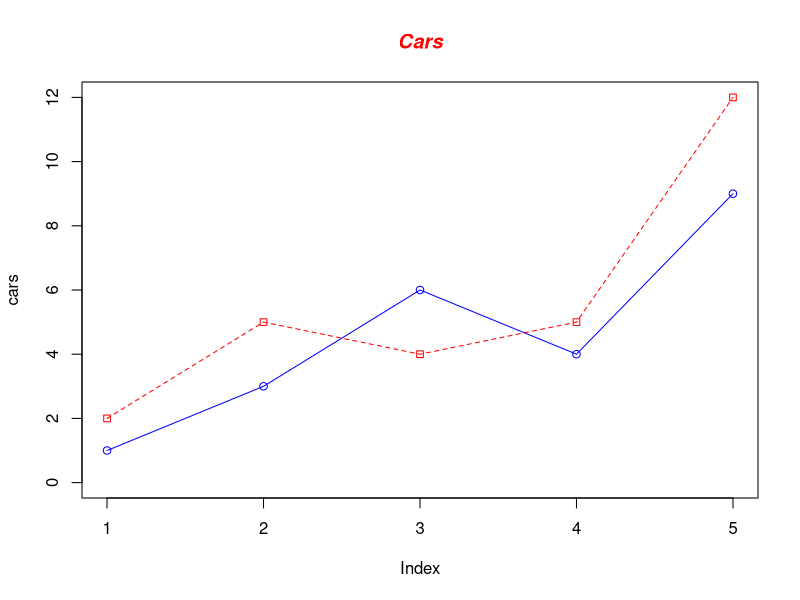

Generate this figure with R:
cars <- c( 1, 3, 6, 4, 9)
trucks <- c(2,  5, 4, 5, 12)

png(filename="./temp.png")

plot(cars, type="o", col="blue", ylim=c(0,12))
lines(trucks, type="o", pch=22, lty=2, col="red")
title(main="Cars", col.main="red", font.main=4)

dev.off()
